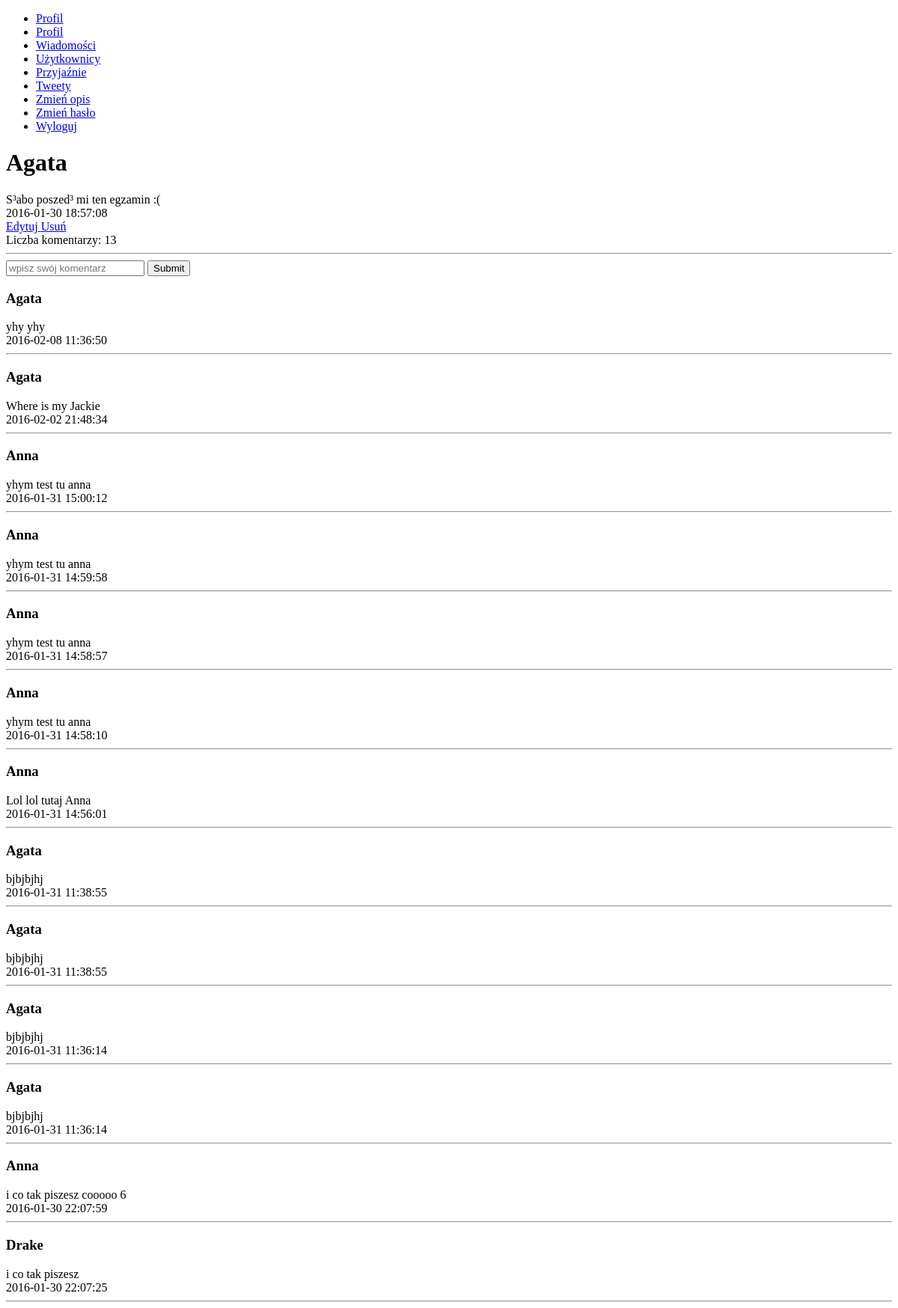
The page /showTweet.php?id=19 (signed in) on the database as committed earlier.
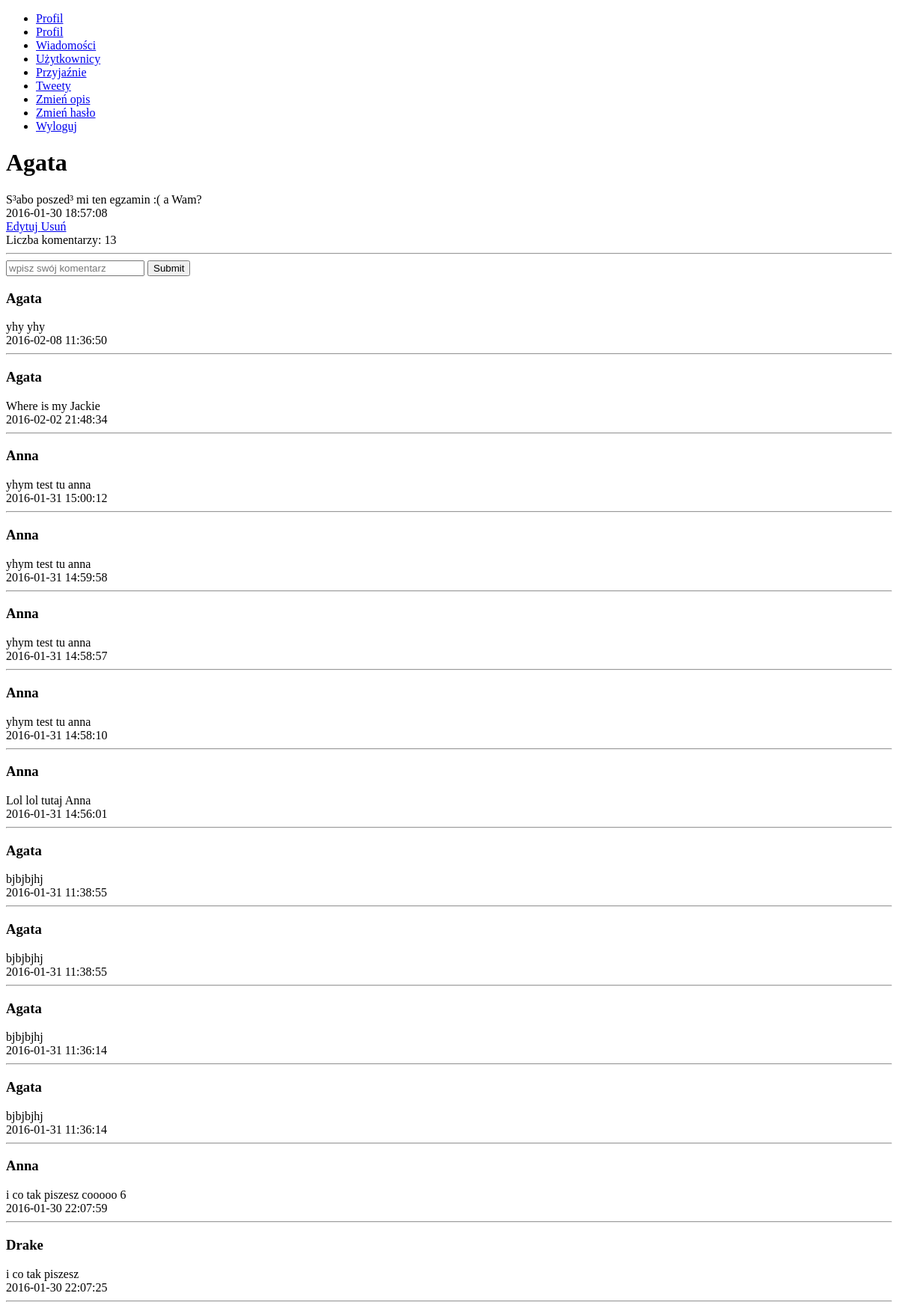
The same page on the database as committed later.
### tables this page shows
CREATE TABLE IF NOT EXISTS `Tweets` (
  `id` int(11) NOT NULL AUTO_INCREMENT,
  `user_id` int(11) NOT NULL,
  `tweet_text` varchar(140) NOT NULL,
  `tweet_date` datetime NOT NULL,
  PRIMARY KEY (`id`),
  KEY `user_id` (`user_id`)
);

### src/Tweet.php (called while the page is built, shortened)
<?php
class Tweet {
    static private $connection = null;
    static public function SetConnection(mysqli $newConnection) {
        Tweet::$connection = $newConnection;
    }
    static public function LoadTweetById($id) {
        $sql = "SELECT * FROM Tweets where id = $id";
        $result = self::$connection->query($sql);
        if ($result !== FALSE) {
            if ($result->num_rows === 1) {
                $row = $result->fetch_assoc();
                $newTweet = new Tweet($row['id'], $row['user_id'], $row['tweet_text'], $row['tweet_date']);
                return $newTweet;
            }
        }
        return false;
    }
    private $id;
    private $userId;
    private $tweetText;
    private $tweetDate;
    public function __construct($id, $userId, $tweetText, $tweetDate) {
        $this->id = intval($id);
        $this->userId = intval($userId);
        $this->tweetDate = $tweetDate;
    }
    public function setTweetText($newTweetText) {
        if (strlen($newTweetText) > 0) {
            return($this->tweetText = $newTweetText);
        }
        return false;
    }
    public function getUserId() {
        return intval($this->userId);
    }
    public function getTweetText() {
        return $this->tweetText;
    }
    public function getTweetDate() {
        return $this->tweetDate;
    }
    public function getAllComments() {
        $ret = [];
        $sql = "SELECT * FROM Comments WHERE tweet_id =$this->id ORDER BY comment_date DESC";
        $result = self::$connection->query($sql);
        if ($result !== FALSE) {
            if ($result->num_rows > 0) {
                while ($row = $result->fetch_assoc()) {
                    $comment = new Comment($row['id'], $row['tweet_id'], $row['user_id'], $row['comment_text'], $row['comment_date']);
                    $ret[] = $comment;
                }
            }
        }
        return $ret;
    }
}
?>

### src/User.php (called while the page is built, shortened)
<?php
class User
{
    static private $connection = null;
    static public function SetConnection(mysqli $newConnection)
    {
        User::$connection = $newConnection;
    }
    static public function GetUserById($idToLoad)
    {
        $sql = "SELECT * FROM Users where id = $idToLoad";
        $result = self::$connection->query($sql);
        if ($result !== FALSE) {
            if ($result->num_rows === 1) {
                $row = $result->fetch_assoc();
                $user = new User($row['id'], $row['name'], $row['email'], $row['description']);
                return $user;
            }
        }
        return false;
    }
    private $name;
    public function __construct($newId, $newName, $newEmail, $newDescription)
    {
        $this->name = $newName;
    }
    public function getName()
    {
        return $this->name;
    }
    public function setDescription($newDescription)
    {
        if (strlen($newDescription) > 0) {
            return ($this->description = $newDescription);
        } else {
            return false;
        }
    }
}
?>

### src/Comment.php (called while the page is built, shortened)
<?php
class Comment {
    private $userId;
    private $commentText;
    private $commentDate;
    public function __construct($id, $tweetId, $userId, $commentText, $commentDate){
        $this->userId = $userId;
    }
    public function getCommentDate() {
        return $this->commentDate;
    }
    public function getCommentText() {
        return $this->commentText;
    }
    public function getUserId() {
        return $this->userId;
    }
    public function setCommentText($newCommentText) {
        if(strlen($newCommentText) > 0) {
            $this->commentText = $newCommentText;
        }
    }
    public function setCommentDate($newCommentDate) {
        $this->commentDate = $newCommentDate;
    }
}
?>

### showTweet.php (the view, shortened to what this page needs)
<?php
require_once("./src/connections.php");
if (isset($_GET['id'])) {
    $id = $_GET['id'];
}
$tweetToShow = Tweet::LoadTweetById($id);
$userId = (int)($tweetToShow->getUserId());
$user = User::GetUserById($userId);
echo("<h1> {$user->getName()}</h1>");
echo($tweetToShow->getTweetText() . "<br>");
echo($tweetToShow->getTweetDate() . "<br />");
$coms = count($tweetToShow->getAllComments());
if($_SESSION['userId'] == $userId){
    echo("<a href='editTweet.php?id=$id'> Edytuj</a>");
    echo("<a href='removeTweet.php?id=$id'> Usuń</a>");
}
echo("<br>Liczba komentarzy: $coms ");
echo("<hr />");
echo("
<form method='post'>
    <label>
        <input type='text' name='comment' placeholder='wpisz swój komentarz'>
     </label>
    <input type='submit'>
</form>
");
foreach ($tweetToShow->getAllComments() as $comment) {
    $idOfCommentingUser = $comment->getUserId();
    $commentingUser = User::GetUserById($idOfCommentingUser);
    echo("<h3>{$commentingUser->getName()}</h3>");
    echo($comment->getCommentText() . "<br>");
    echo($comment->getCommentDate() . "<br>");
    echo("<hr />");
}
?>

Rows that differ between the two databases and show on the page:
changed tweets: tweet_text "S³abo poszed³ mi ten egzamin :(" → "S³abo poszed³ mi ten egzamin :( a Wam?"
